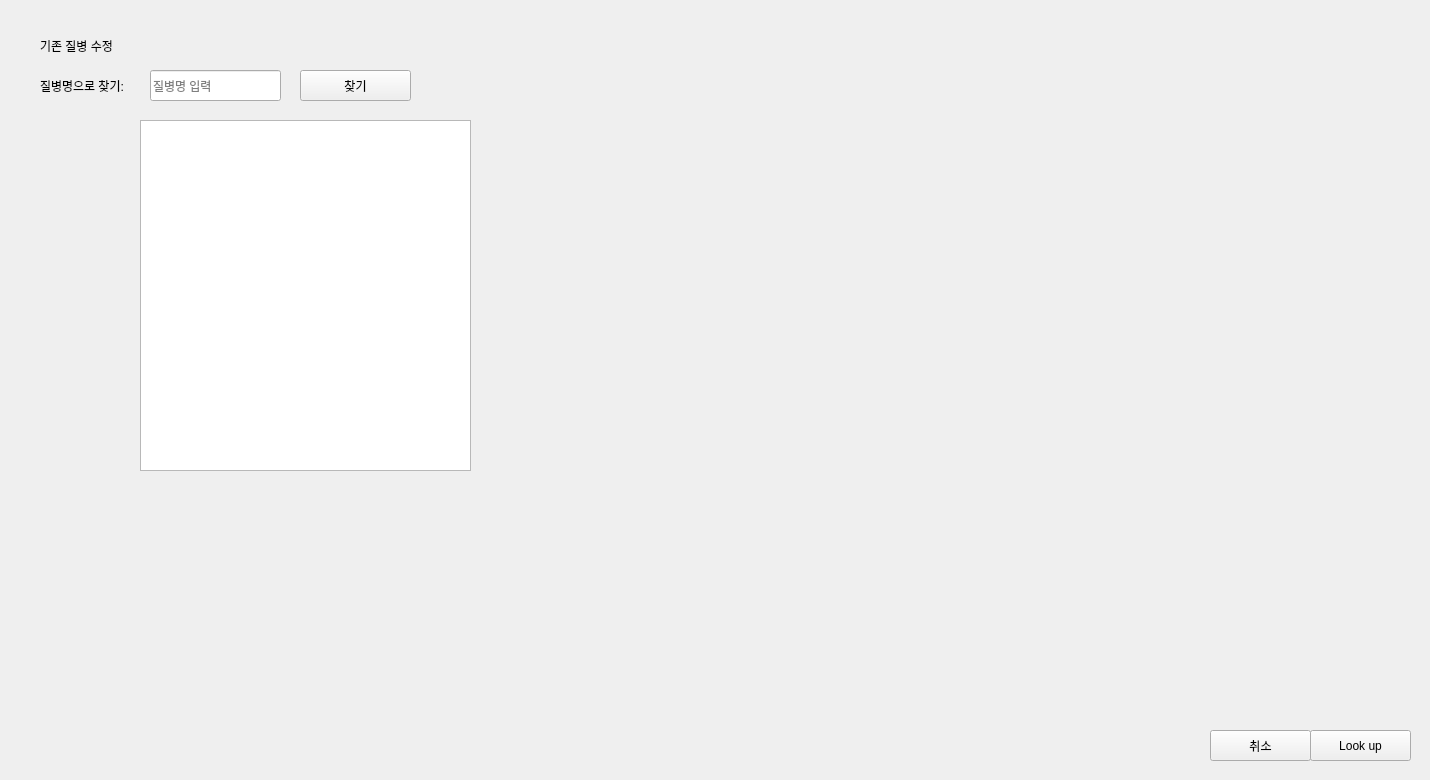
      <widget class="QWidget" name="page_data_dis_2_26">
       <widget class="QWidget" name="widget_39" native="true">
        <property name="geometry">
         <rect>
          <x>0</x>
          <y>0</y>
          <width>701</width>
          <height>571</height>
         </rect>
        </property>
        <widget class="QLabel" name="label_156">
         <property name="geometry">
          <rect>
           <x>40</x>
           <y>30</y>
           <width>101</width>
           <height>31</height>
          </rect>
         </property>
         <property name="text">
          <string>기존 질병 수정</string>
         </property>
        </widget>
        <widget class="QLineEdit" name="lineEdit_dis_name_26">
         <property name="geometry">
          <rect>
           <x>150</x>
           <y>70</y>
           <width>131</width>
           <height>31</height>
          </rect>
         </property>
         <property name="placeholderText">
          <string>질병명 입력</string>
         </property>
        </widget>
        <widget class="QLabel" name="label_158">
         <property name="geometry">
          <rect>
           <x>40</x>
           <y>70</y>
           <width>101</width>
           <height>31</height>
          </rect>
         </property>
         <property name="text">
          <string>질병명으로 찾기:</string>
         </property>
        </widget>
        <widget class="QPushButton" name="btn_findby_dis_name_26">
         <property name="geometry">
          <rect>
           <x>300</x>
           <y>70</y>
           <width>111</width>
           <height>31</height>
          </rect>
         </property>
         <property name="text">
          <string>찾기</string>
         </property>
        </widget>
        <widget class="QListWidget" name="listWidget_dis_candidates_26">
         <property name="geometry">
          <rect>
           <x>140</x>
           <y>120</y>
           <width>331</width>
           <height>351</height>
          </rect>
         </property>
        </widget>
       </widget>
       <widget class="QWidget" name="widget_40" native="true">
        <property name="geometry">
         <rect>
          <x>1200</x>
          <y>710</y>
          <width>221</width>
          <height>61</height>
         </rect>
        </property>
        <widget class="QPushButton" name="btn_cancel_26">
         <property name="geometry">
          <rect>
           <x>10</x>
           <y>20</y>
           <width>101</width>
           <height>31</height>
          </rect>
         </property>
         <property name="text">
          <string>취소</string>
         </property>
        </widget>
        <widget class="QPushButton" name="btn_confirm_dis_26">
         <property name="geometry">
          <rect>
           <x>110</x>
           <y>20</y>
           <width>101</width>
           <height>31</height>
          </rect>
         </property>
         <property name="text">
          <string>Look up</string>
         </property>
        </widget>
       </widget>
      </widget>
